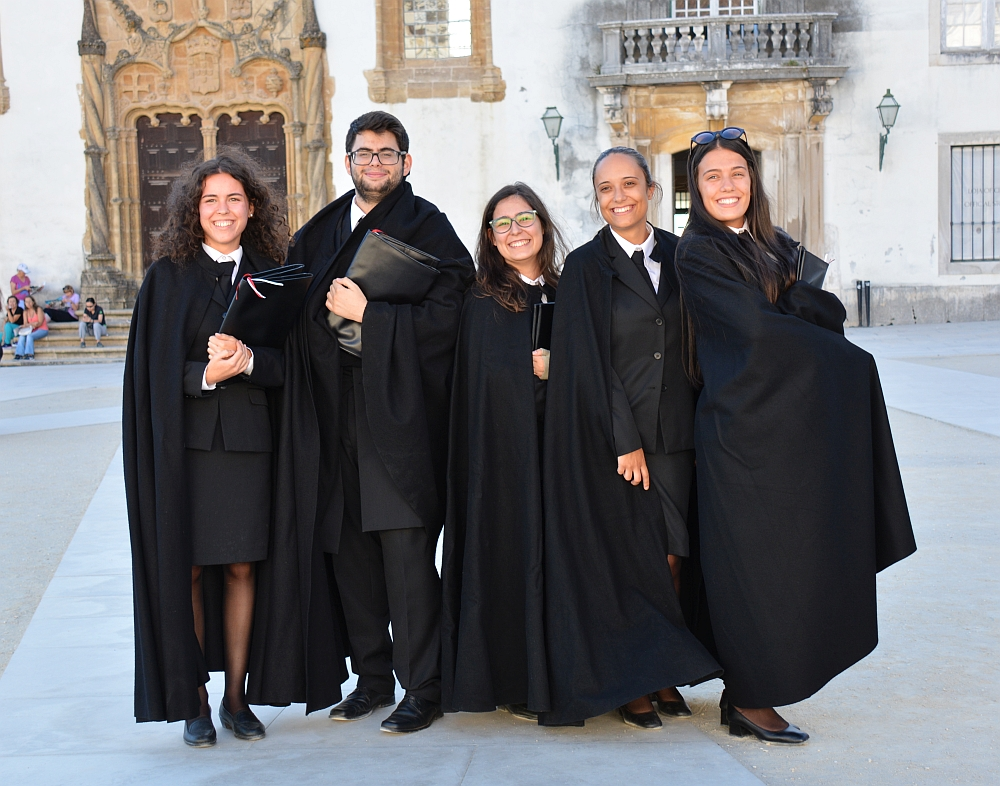
#> input picture img/students.jpg, 1000 x 786 px
$ jupyter execute cascade.ipynb   (shell and % lines are left out)
#> lines starting #> are read from the running program, lines starting #| are printed output that depends on the picture; after the words box and inside, x2 and y2 are one past the last pixel; in counts of white or black regions, pixels touching at a corner belong together
### JEST internal workshop &#8594; Intro to OpenCV (Crash Course)  # 3/4

[Return to OpenCV fundamentals](introOpenCV.ipynb)
[Return to edge detection](edgeDetection.ipynb)

## 3. Cascade classification
Estimated time needed: **15 min**

See more at [Viola Jones Algorithm and Haar Cascade Classifier:
Complete explanation and mathematics for beginners](https://towardsdatascience.com/viola-jones-algorithm-and-haar-cascade-classifier-ee3bfb19f7d8)

[cell 1]
import cv2 # opencv

from matplotlib import pyplot as plt
import pylab # control figure size
pylab.rcParams['figure.figsize'] = (10, 8)

[cell 2]
# download image

[cell 3]
# base image (students)
students = cv2.imread('img/students.jpg')
#> students is the input picture: shape (786, 1000, 3); mean B, G, R 118, 115.5, 116.4
gray_students = cv2.cvtColor(students, cv2.COLOR_BGR2GRAY)
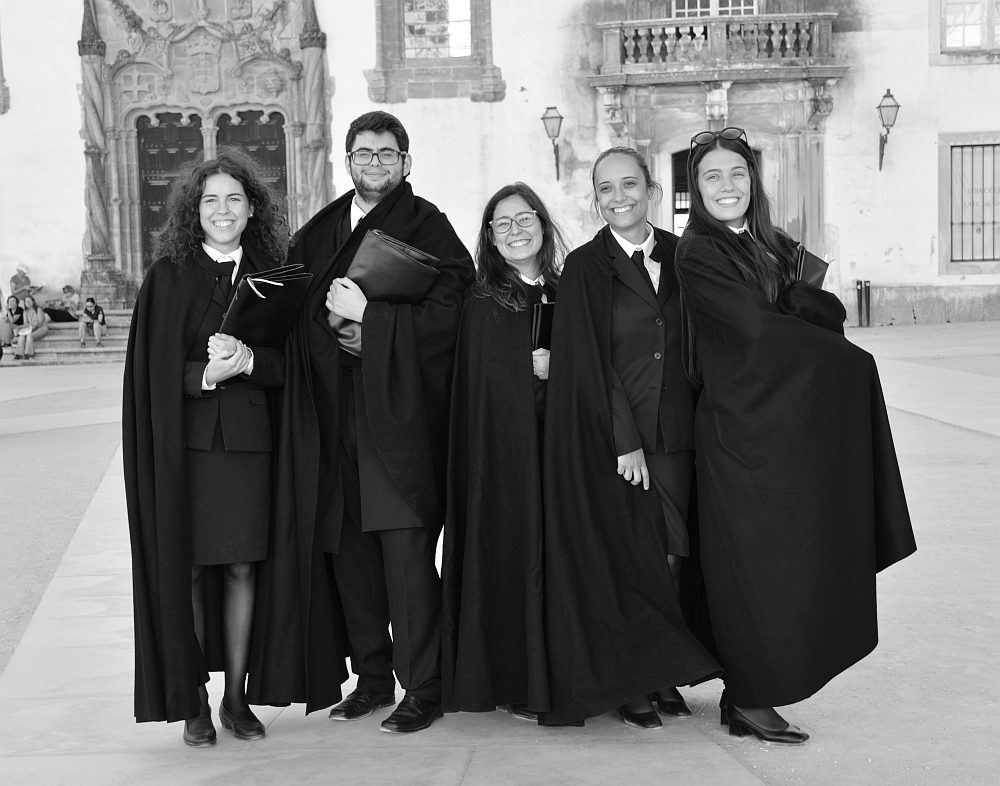
#> gray_students: shape (786, 1000); min 0, max 255, mean 116.1
plt.imshow(cv2.cvtColor(students, cv2.COLOR_BGR2RGB))

[cell 4]
# you can download cascade files (https://github.com/opencv/opencv/tree/master/data/haarcascades)

face_classifier = cv2.CascadeClassifier(cv2.data.haarcascades + 'haarcascade_frontalface_default.xml')
smile_classifier = cv2.CascadeClassifier(cv2.data.haarcascades + 'haarcascade_smile.xml')

### Detecting faces

[cell 5]
faces = face_classifier.detectMultiScale(
    gray_students, # input image
    scaleFactor = 1.1,
    minNeighbors = 4
)
#> faces = [[193, 175, 60, 60], [694, 150, 64, 64], [347, 131, 58, 58], [586, 161, 66, 66], [485, 198, 59, 59]]

for (x, y, w, h) in faces:
    cv2.rectangle(students, (x, y), (x + w, y + h), (255, 0, 0), 2)
#> this loop made 5 passes
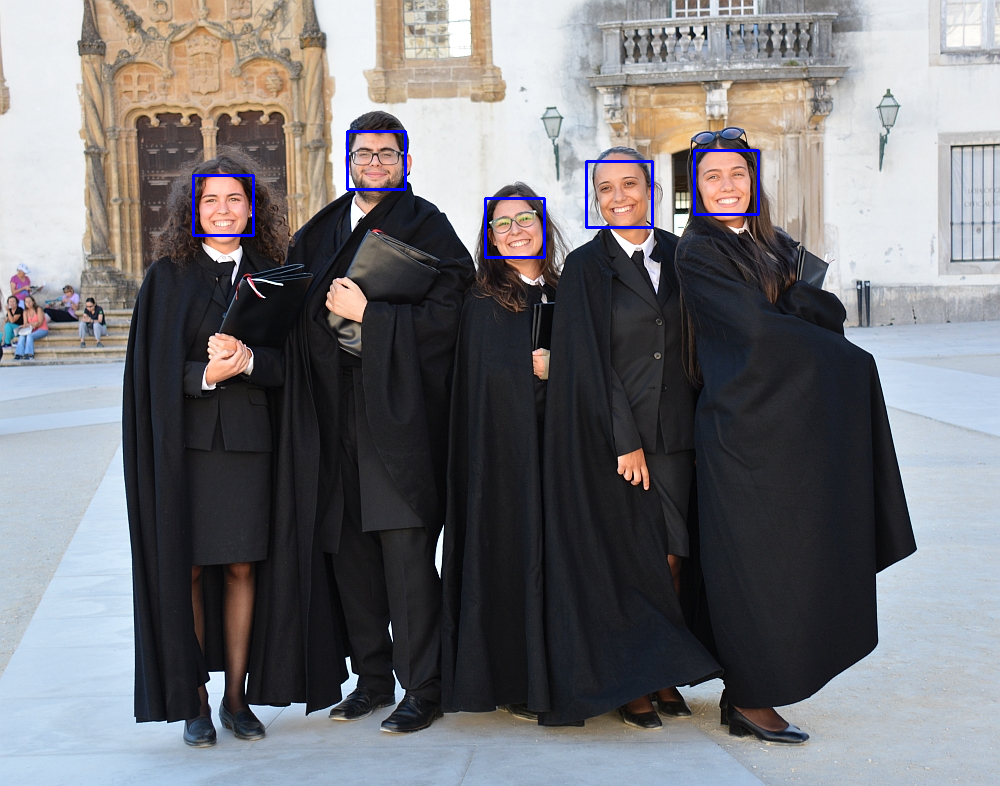
#> students: shape (786, 1000, 3); 0.47% of pixels changed, all inside (x1, y1, x2, y2) = (192, 130, 760, 259)

plt.imshow(cv2.cvtColor(students, cv2.COLOR_BGR2RGB))
print(f"Detected {len(faces)} faces!")
#| Detected 5 faces!

### Detecting smiles

[cell 6]
students2 = cv2.imread('img/students.jpg')
smiles = smile_classifier.detectMultiScale(
    gray_students, # input image
    scaleFactor = 1.2,
    minNeighbors = 20
)
#> smiles = [[636, 78, 79, 39], [138, 171, 43, 22], [708, 191, 39, 20], [602, 199, 40, 20], [204, 214, 39, 20], [499, 234, 39, 20], [47, 330, 68, 34], [178, 165, 89, 45], [637, 657, 127, 64], [138, 15, 94, 47], [721, 53, 134, 67]]

for (x, y, w, h) in smiles:
    cv2.rectangle(students2, (x, y), (x + w, y + h), (255, 0, 0), 2)
#> this loop made 11 passes
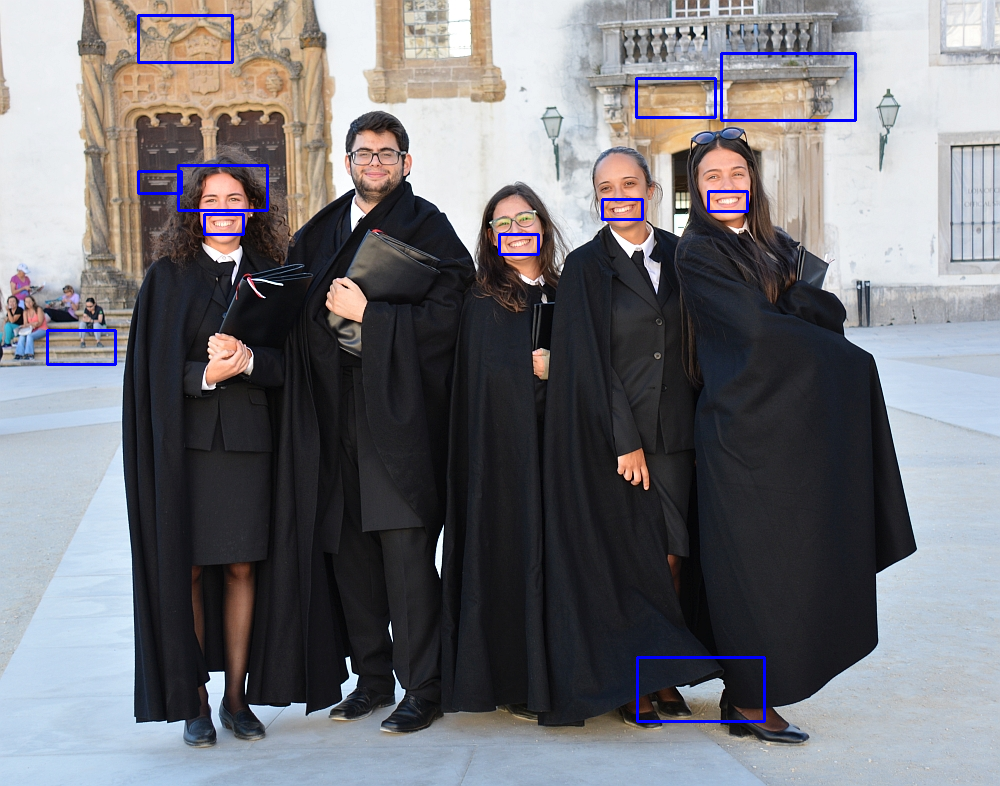
#> students2: shape (786, 1000, 3); 0.9% of pixels changed, all inside (x1, y1, x2, y2) = (46, 14, 857, 723)

plt.imshow(cv2.cvtColor(students2, cv2.COLOR_BGR2RGB))
print(f"Detected {len(smiles)} smiles!")
#| Detected 11 smiles!

### 3 true positives and 8 false positives

### How to improve this algorithm?

What if we only detect smiles on faces?

[cell 7]
students3 = cv2.imread('img/students.jpg')
real_smile = 0
for (x, y, w, h) in faces:
    for (x_s, y_s, w_s, h_s) in smiles:
        if( (x <= x_s) and (y <= y_s) and ( x + w >= x_s + w_s) and ( y + h >= y_s + h_s)):
            cv2.rectangle(students3, (x_s, y_s),(x_s + w_s, y_s + h_s),(255, 0, 0), 2)
            real_smile += 1
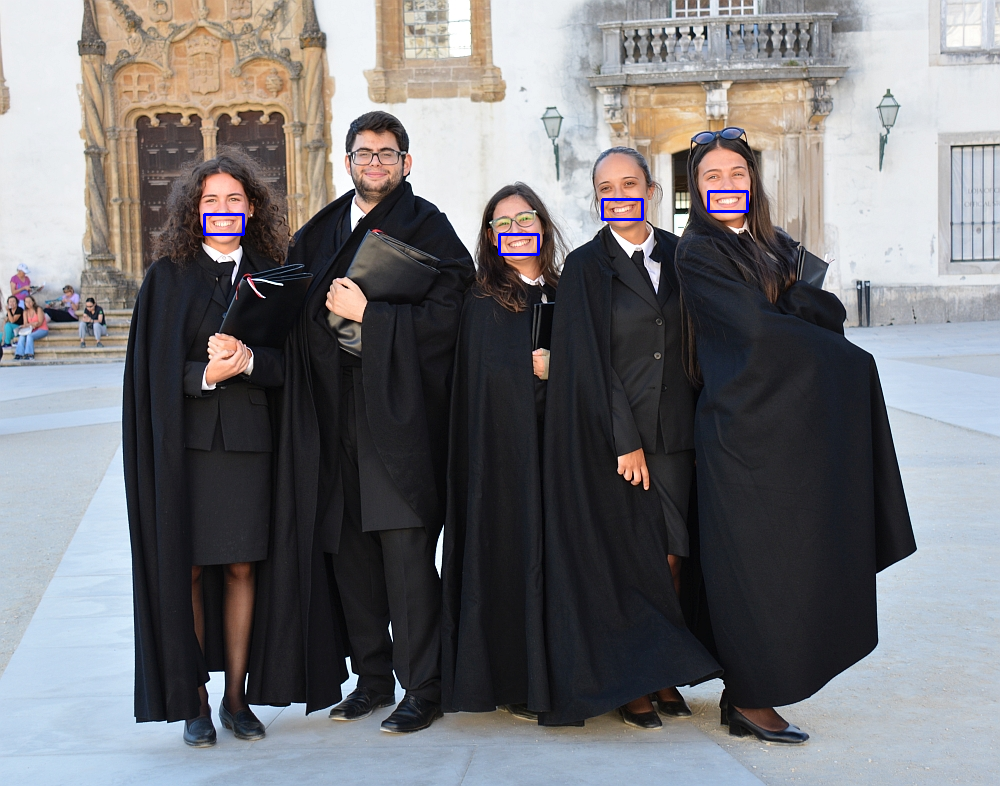
#> students3: shape (786, 1000, 3); 0.18% of pixels changed, all inside (x1, y1, x2, y2) = (203, 190, 749, 256)
#> after the loop, real_smile = 4

plt.imshow(cv2.cvtColor(students3, cv2.COLOR_BGR2RGB))
print(f"Detected {real_smile} smiles!")
#| Detected 4 smiles!

$ run again, with img/Elon_Musk_Royal_Society.jpg copied over img/students.jpg
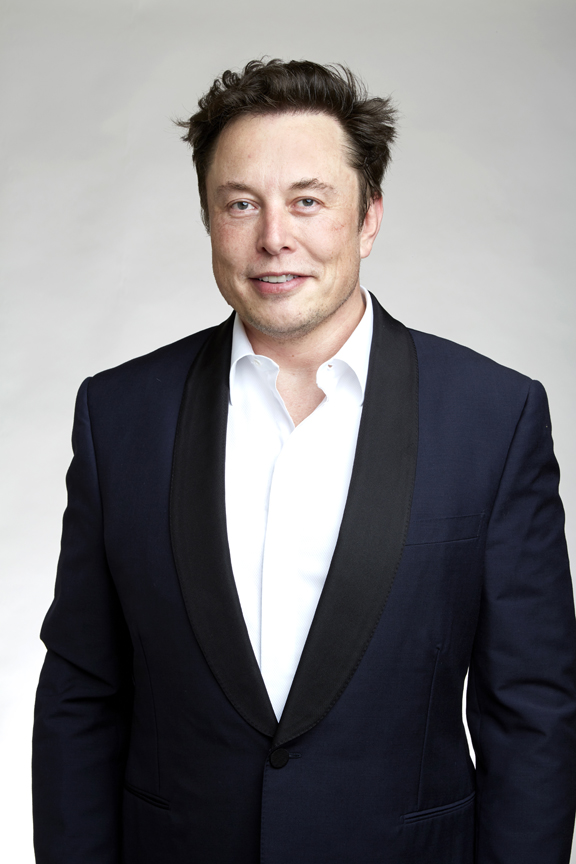
#> input picture img/Elon_Musk_Royal_Society.jpg, 576 x 864 px
#> students is the input picture: shape (864, 576, 3); mean B, G, R 121.3, 118.8, 120.7
#> faces = [[184, 127, 187, 187]]
#> the loop `for (x, y, w, h) in faces:` made 1 pass
#> after the loop `for (x, y, w, h) in faces:`:
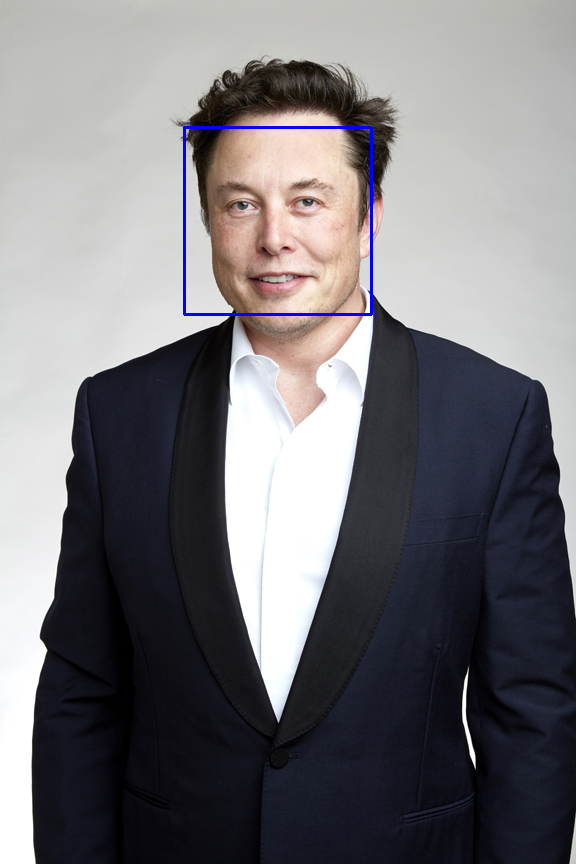
#> students: shape (864, 576, 3); 0.45% of pixels changed, all inside (x1, y1, x2, y2) = (183, 126, 373, 316)
#| Detected 1 faces!
#> smiles = [[272, 188, 75, 37], [232, 259, 99, 50]]
#> the loop `for (x, y, w, h) in smiles:` made 2 passes
#> after the loop `for (x, y, w, h) in smiles:`:
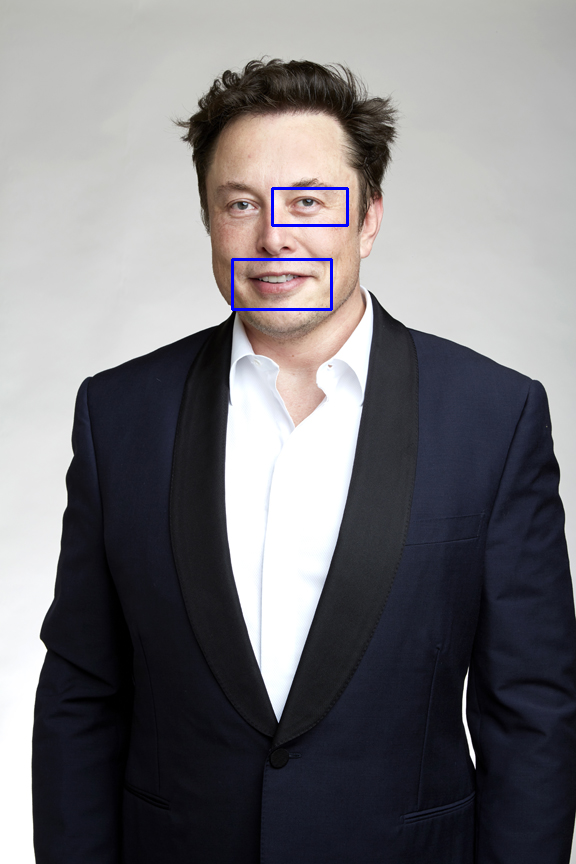
#> students2: shape (864, 576, 3); 0.31% of pixels changed, all inside (x1, y1, x2, y2) = (231, 187, 349, 311)
#| Detected 2 smiles!
#> after the loop `for (x, y, w, h) in faces:`: real_smile = 2
#| Detected 2 smiles!

$ run again, with img/coimbra.jpg copied over img/students.jpg
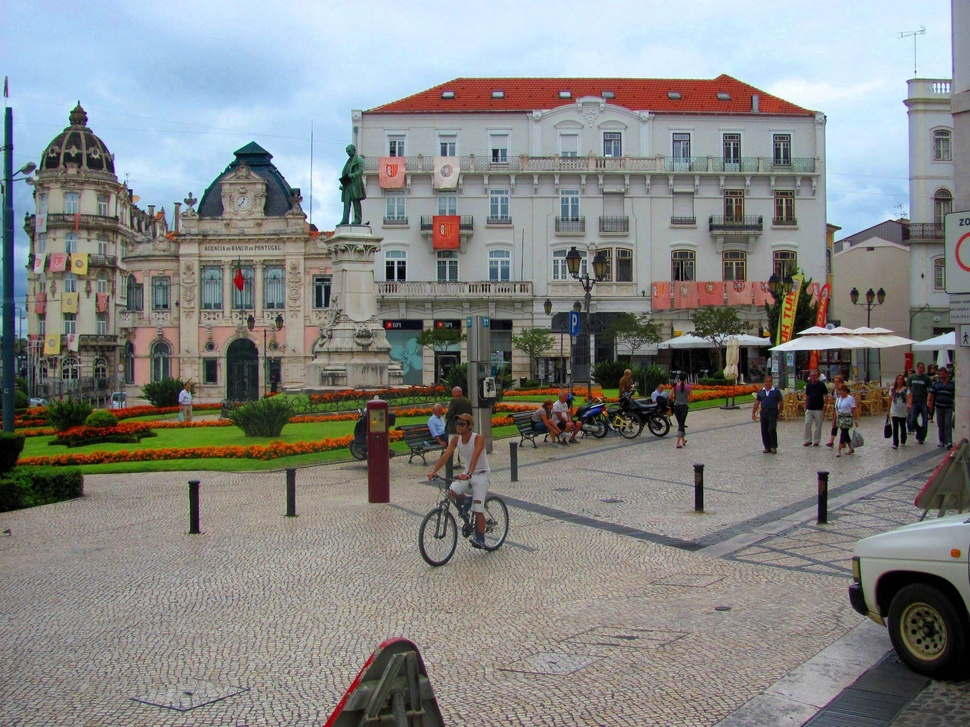
#> input picture img/coimbra.jpg, 970 x 727 px, shrunk from 2048 x 1536 before the run
#> students is the input picture: shape (727, 970, 3); mean B, G, R 132.9, 134.1, 132.8
#> `gray_students = cv2.cvtColor(students, cv2.COLOR_BGR2GRAY)`:
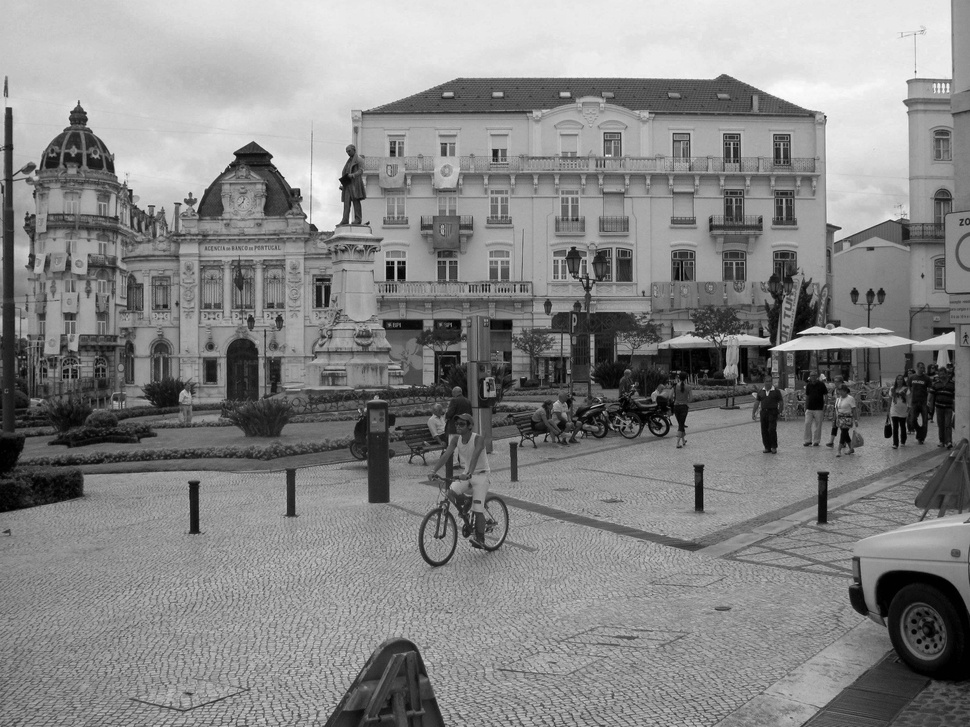
#> gray_students: shape (727, 970); min 0, max 253, mean 133.6
#> faces = ()
#| Detected 0 faces!
#> smiles = 31 rows, first 6: [702, 85, 42, 21], [654, 84, 42, 21], [576, 167, 75, 38], [208, 198, 93, 47], [206, 231, 60, 30], [318, 239, 75, 37]
#> the loop `for (x, y, w, h) in smiles:` made 31 passes
#> after the loop `for (x, y, w, h) in smiles:`:
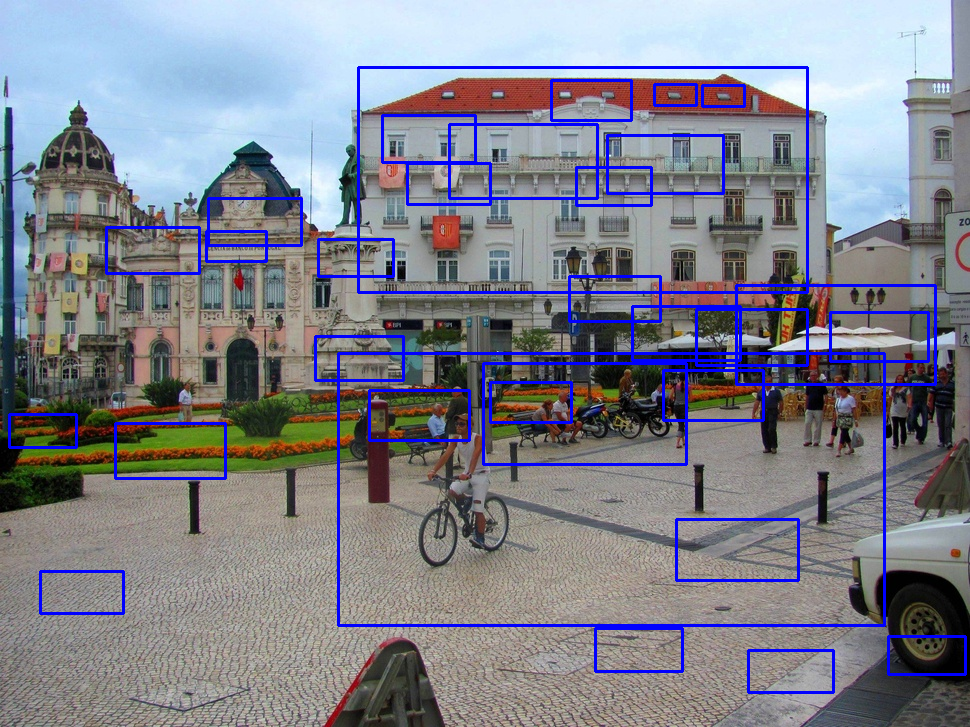
#> students2: shape (727, 970, 3); 4.77% of pixels changed, all inside (x1, y1, x2, y2) = (8, 66, 967, 694)
#| Detected 31 smiles!
#> after the loop `for (x, y, w, h) in faces:`: real_smile = 0
#| Detected 0 smiles!
